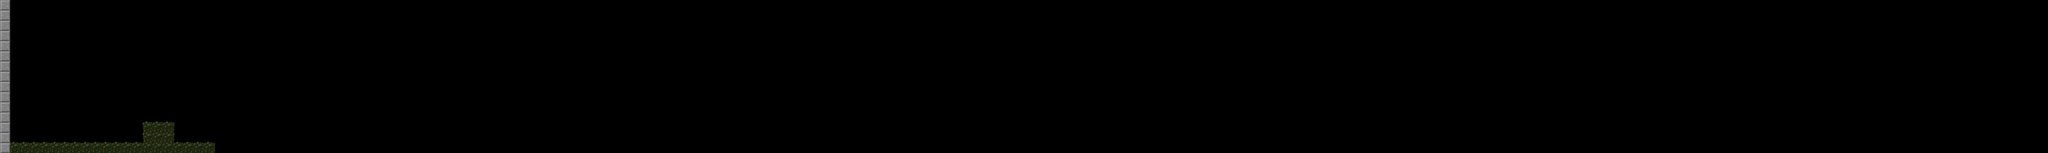

A 2D game scene composited from a Tiled map and its tileset images. What follows is a short description and the map's XML, with each tile layer's data collapsed to a summary:
An orthogonal 200x15 tile map with 32x32 px tiles, 2 tile layers (fringe, foreground), 2 hidden layers not drawn.

<map version="1.0" orientation="orthogonal" width="200" height="15" tilewidth="32" tileheight="32">
 <tileset firstgid="1" name="Tileset" tilewidth="32" tileheight="32">
  <image source="../images/tileset.png" width="512" height="2048" />
 </tileset>
 <layer name="background" width="200" height="15" visible="0">
  <data>[3000 cells, 0 non-empty, 0 distinct tile ids]</data>
 </layer>
 <layer name="fringe" width="200" height="15">
  <data>[3000 cells, 22 non-empty, 5 distinct tile ids]</data>
 </layer>
 <layer name="foreground" width="200" height="15">
  <data>[3000 cells, 41 non-empty, 2 distinct tile ids]</data>
 </layer>
 <layer name="collision" width="200" height="15" visible="0">
  <data>[3000 cells, 42 non-empty, 1 distinct tile ids]</data>
 </layer>
</map>
